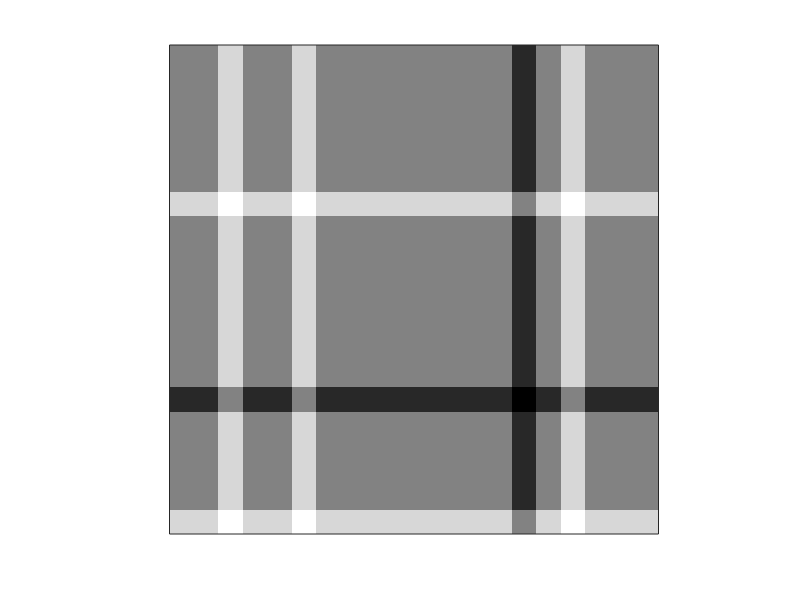

MATLAB code to generate this figure: (Note: this script raises an error after producing the figure.)
close all
clear all
fig_dir = '/Users/james/Desktop/';

n_images = 5;
for nn = 1:n_images

n_pix = 20;
sparse = 0.25;

bp = randi(2,n_pix,2);
nz = rand(n_pix,2) < sparse;
rls = zeros(n_pix,2);
rls(nz) = bp(nz);
rls(rls==2) = -1;

[XX,YY] = meshgrid(1:n_pix);
ZZ = zeros(n_pix,n_pix);
ZZ = ZZ + repmat(rls(:,1),1,n_pix);
ZZ = ZZ + repmat(rls(:,2)',n_pix,1);

fname = [fig_dir sprintf('temp_imag%d',nn)];
f1 = figure();
imagesc(ZZ); colormap(gray);
caxis([-1.5 1.5]);
set(gca,'xtick',[],'ytick',[]);
axis square;

fig_width = 4; rel_height = 1;
exportfig(f1,fname,'width',fig_width,'height',rel_height*fig_width,'fontmode','scaled','fontsize',1);
close(f1);


% pause
% close 

end